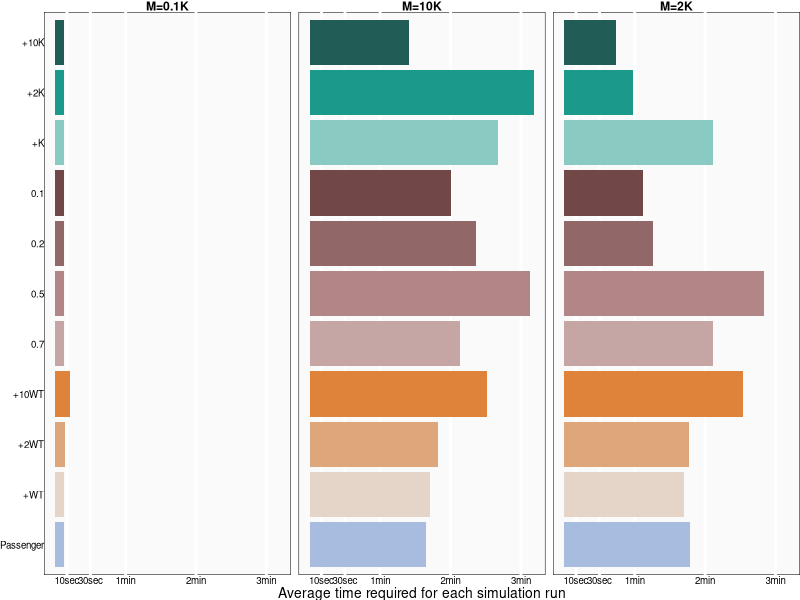

Here is the R script that generated this plot:
library(dplyr)
library(tidyr)
library(scales)
if(!require(patchwork)){
  install.packages("patchwork")
  library(patchwork)
}
library(stringr)
library(ggplot2)


time_table<-read.table("Data/nD_exp/time_report.txt",header = TRUE)%>%
  mutate(EndSize_FE=str_remove(par_set,"params_"))%>%
  separate_wider_delim(EndSize_FE,"_",names = c("EndSize","FE","param"),too_few = "align_start")%>%
  mutate(param=ifelse(FE=="growth",paste("sel_adv",param,sep="_"),
                      ifelse(FE=="space",paste("additional_space",param,sep="_"),
                             ifelse(FE=="competition",paste("sus",param,"off_1",sep="_"),"None"))))


time_table_means<-time_table%>%
  group_by(par_set,EndSize,FE,param)%>%
  summarise(time=mean(time))

time_table_means$param<-factor(time_table_means$param,levels = c("None",
                                                                 "sel_adv_0d1",
                                                                 "sel_adv_0d2",
                                                                 "sel_adv_1",
                                                                 "sus_0d7_off_1",
                                                                 "sus_0d5_off_1",
                                                                 "sus_0d2_off_1",
                                                                 "sus_0d1_off_1",
                                                                 "additional_space_1e+06",
                                                                 "additional_space_2e+06",
                                                                 "additional_space_1e+07"),
                               labels=c("Passenger",
                                        "+WT",
                                        "+2WT",
                                        "+10WT",
                                        "0.7",
                                        "0.5",
                                        "0.2",
                                        "0.1",
                                        "+K",
                                        "+2K",
                                        "+10K"))

colors_palette1<-c("+WT"="#E5D5C9",
                  "+2WT"="#DDA77B",
                  "+10WT"="#DE8339",
                  "0.7"="#C6A5A5",
                  "0.5"="#B28686",
                  "0.2"="#926767",
                  "0.1"="#714747",
                  "Passenger"="#A8BCDF",
                  "+K"="#89CAC2",
                  "+2K"="#1B998B",
                  "+10K"="#225C56"
)

p<-ggplot(time_table_means%>%
            mutate(EndSize=ifelse(EndSize=="EndSize0d1Carring",
                                  "M=0.1K",
                                  ifelse(EndSize=="EndSize2Carring",
                                         "M=2K",
                                         "M=10K"))))+
  geom_bar(aes(x = time,y=param,fill=param),position = "dodge",stat = "identity")+
  scale_fill_manual(values = colors_palette1)+
  scale_x_continuous(breaks = c(10/60,30/60,1,2,3),labels = c("10sec","30sec","1min","2min","3min"))+
  facet_grid(.~EndSize)+
  xlab("Average time required for each simulation run")+
  theme_void()+
  theme(axis.text.x = element_text(size = 7),
        axis.text.y = element_text(size=7,hjust = 1),
        strip.text = element_text(face="bold"),
        legend.position = "none",
        axis.title.x = element_text(size = 10),
        plot.title = element_text(face="bold"),
        panel.background = element_rect(fill="#FAFAFA"),
        panel.grid.major.x = element_line(colour = "white",linewidth = 1))
p
